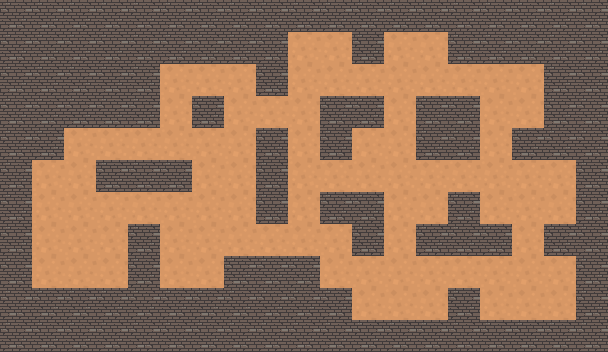

This is a level from a 2D game, rendered from its Tiled map with the project's own tilesets. A one-line summary and the complete map file follow:
An orthogonal 19x11 tile map with 32x32 px tiles, 1 tile layer (Прошарок плиток 1).

<map version="1.10" tiledversion="1.10.2" orientation="orthogonal" renderorder="left-up" width="19" height="11" tilewidth="32" tileheight="32" infinite="0" nextlayerid="2" nextobjectid="1">
 <tileset firstgid="1" source="Підлога.tsx" />
 <layer id="1" name="Прошарок плиток 1" width="19" height="11">
  <data encoding="csv">
2,2,2,2,2,2,2,2,2,2,2,2,2,2,2,2,2,2,2,
2,2,2,2,2,2,2,2,2,1,1,2,1,1,2,2,2,2,2,
2,2,2,2,2,1,1,1,2,1,1,1,1,1,1,1,1,2,2,
2,2,2,2,2,1,2,1,1,1,2,2,1,2,2,1,1,2,2,
2,2,1,1,1,1,1,1,2,1,2,1,1,2,2,1,2,2,2,
2,1,1,2,2,2,1,1,2,1,1,1,1,1,1,1,1,1,2,
2,1,1,1,1,1,1,1,2,1,2,2,1,1,2,1,1,1,2,
2,1,1,1,2,1,1,1,1,1,1,2,1,2,2,2,1,2,2,
2,1,1,1,2,1,1,2,2,2,1,1,1,1,1,1,1,1,2,
2,2,2,2,2,2,2,2,2,2,2,1,1,1,2,1,1,1,2,
2,2,2,2,2,2,2,2,2,2,2,2,2,2,2,2,2,2,2
</data>
 </layer>
</map>
